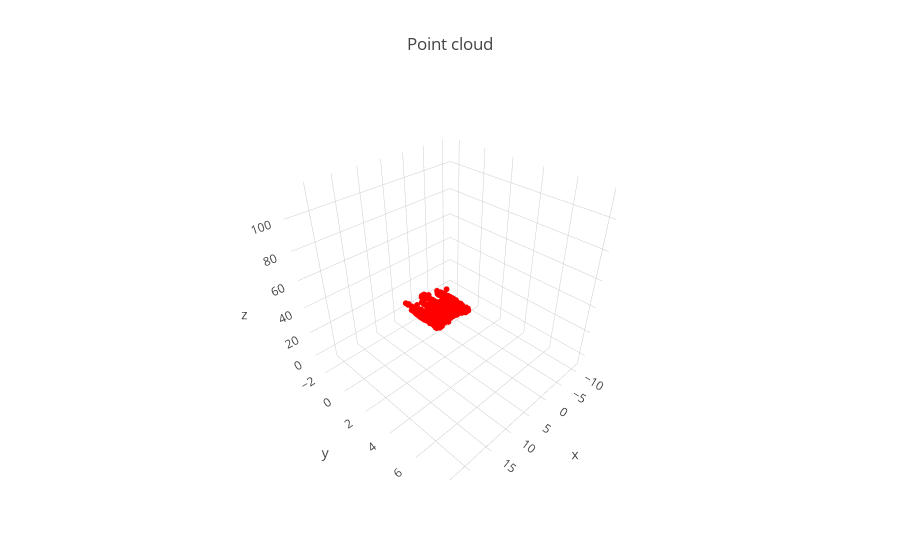

The notebook cell saved with this chart:
### Code cell
# you can use this to plot it but it's very heavy
from plotly.offline import download_plotlyjs, init_notebook_mode, plot, iplot
import plotly.graph_objs as go

init_notebook_mode(connected=True)

x, y, z = xyz[:, 0], xyz[:, 1], xyz[:, 2]
scatter = dict(
    mode="markers",
    name="Full",
    type="scatter3d",    
    x=x,
    y=y,
    z=z,
    marker = dict(size=1, color="rgb(0, 0, 255)"),
)

x2, y2, z2 = cur[:, 0], cur[:, 1], cur[:, 2]
scatter2 = dict(
    mode="markers",
    name="Image",
    type="scatter3d",    
    x=x2,
    y=y2,
    z=z2,
    marker = dict(size=2, color="rgb(255, 0, 0)"),
)

rg = [
        [min((x.min(), x2.min())), max((x.max(), x2.max()))],
        [min((y.min(), y2.min())), max((y.max(), y2.max()))],
        [min((z.min(), z2.min())), max((z.max(), z2.max()))],
     ]

layout = dict(
    title = 'Point cloud',
    scene = dict(
        xaxis = dict(zeroline=False, range=rg[0]),
        yaxis = dict(zeroline=False, range=rg[1]),
        zaxis = dict(zeroline=False, range=rg[2]),
    )
)

# this is for all points (red) and image points (blue)
# fig = dict( data=[scatter2, scatter], layout=layout )

# this only for the latter
fig = dict( data=[scatter2], layout=layout )

iplot(fig, filename='3d point clustering')
print('Done')

### Figure 1 — Plotly figure (JSON) as saved in the notebook; plotly's stock layout.template omitted (floating-point values rounded to 4 significant figures; data arrays with more than 128 entries replaced by an {"elided": "..."} marker saying what was removed)
{"data": [{"marker": {"color": "rgb(255, 0, 0)", "size": 2}, "mode": "markers", "name": "Image", "type": "scatter3d", "uid": "5a03d3e6-c65f-11e8-b909-1c1b0d84a05b", "x": {"elided": "1669 float values"}, "y": {"elided": "1669 float values"}, "z": {"elided": "1669 float values"}}], "layout": {"scene": {"xaxis": {"range": [-12.07, 24.39], "zeroline": false}, "yaxis": {"range": [-2.763, 8.34], "zeroline": false}, "zaxis": {"range": [-9.94, 116.7], "zeroline": false}}, "title": "Point cloud"}}
